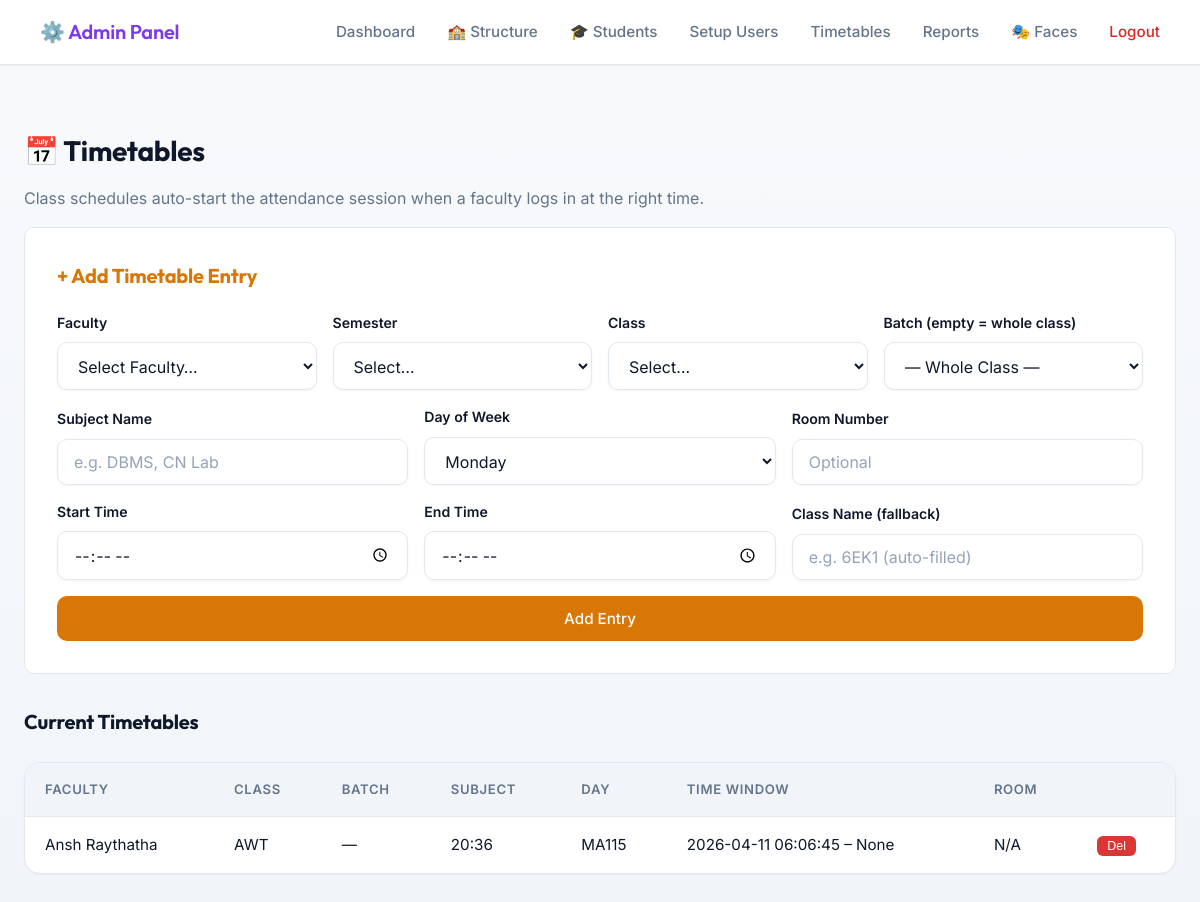
/admin/timetables (signed in), run on an earlier commit of the app's database.
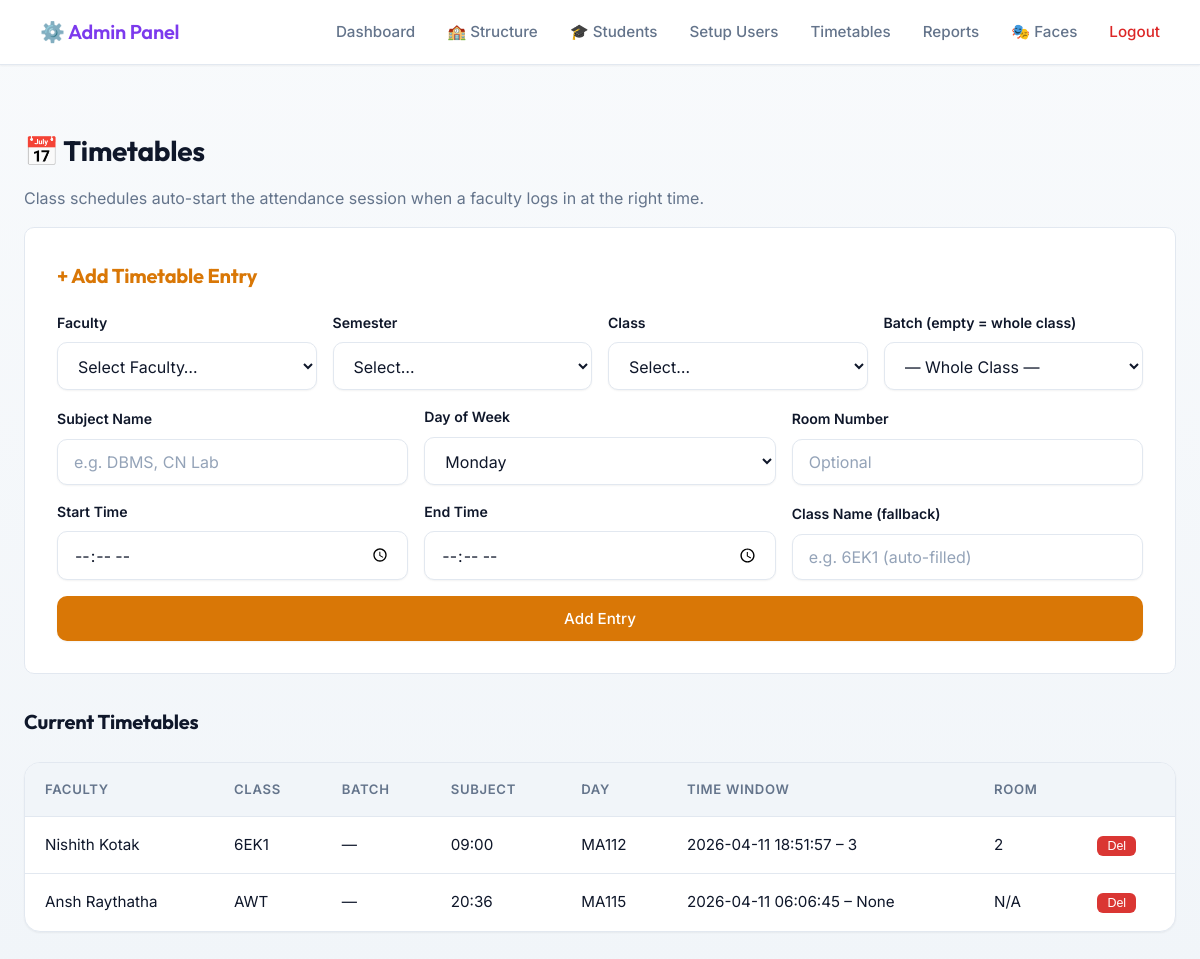
And on a later commit of the database.
### tables this page shows
CREATE TABLE timetables (
                id INTEGER PRIMARY KEY AUTOINCREMENT,
                faculty_id INTEGER NOT NULL,
                class_name TEXT NOT NULL,
                day_of_week TEXT NOT NULL,
                start_time TEXT NOT NULL,
                end_time TEXT NOT NULL,
                room_number TEXT,
                created_at TIMESTAMP DEFAULT CURRENT_TIMESTAMP, class_id INTEGER, batch_id INTEGER, subject_name TEXT,
                FOREIGN KEY (faculty_id) REFERENCES faculties(id)
            );

CREATE TABLE faculties (
                id INTEGER PRIMARY KEY AUTOINCREMENT,
                name TEXT NOT NULL,
                email TEXT UNIQUE NOT NULL,
                department TEXT NOT NULL,
                passcode_hash TEXT NOT NULL,
                created_at TIMESTAMP DEFAULT CURRENT_TIMESTAMP,
                is_active BOOLEAN DEFAULT 1
            );

### app.py (the view)
    def wrap(*args, **kwargs):
        if not session.get("admin_logged_in"):
            return redirect(url_for("admin_login"))
        return f(*args, **kwargs)

### app.py (called while the page is built)
def get_db():
    return Database()

def admin_required(f):
    def wrap(*args, **kwargs):
        if not session.get("admin_logged_in"):
            return redirect(url_for("admin_login"))
        return f(*args, **kwargs)
    wrap.__name__ = f.__name__
    return wrap

### database.py (called while the page is built)
    def connect(self):
        self.conn   = sqlite3.connect(DB_PATH)
        self.conn.row_factory = sqlite3.Row
        self.cursor = self.conn.cursor()

    def disconnect(self):
        if self.conn:
            self.conn.close()
            self.conn   = None
            self.cursor = None

    def _add_column_if_missing(self, table, column, col_type):
        try:
            self.cursor.execute(f"ALTER TABLE {table} ADD COLUMN {column} {col_type}")
        except sqlite3.OperationalError:
            pass  # Column already exists

    def get_all_faculties(self):
        self.connect()
        self.cursor.execute('SELECT * FROM faculties WHERE is_active = 1')
        r = self.cursor.fetchall(); self.disconnect(); return r

    def get_all_semesters(self):
        self.connect()
        self.cursor.execute('SELECT * FROM semesters ORDER BY number')
        r = self.cursor.fetchall(); self.disconnect(); return r

    def get_all_batches(self):
        self.connect()
        self.cursor.execute('''
            SELECT b.id, b.class_id, b.name, c.name as class_name, s.number as semester
            FROM batches b
            JOIN classes c ON b.class_id = c.id
            JOIN semesters s ON c.semester_id = s.id
            ORDER BY s.number, c.name, b.name
        ''')
        r = self.cursor.fetchall(); self.disconnect(); return r

    def get_all_timetables(self):
        self.connect()
        self.cursor.execute('''
            SELECT t.*, f.name as faculty_name
            FROM timetables t
            JOIN faculties f ON t.faculty_id = f.id
            ORDER BY t.day_of_week, t.start_time
        ''')
        r = self.cursor.fetchall(); self.disconnect(); return r

### templates/admin_timetables.html (shortened to what this page needs)
{% extends "admin_base.html" %}
{% block content %}
<div style="margin-top:1.5rem;">
    <h2>📅 Timetables</h2>
    <p style="color:var(--text-muted);">Class schedules auto-start the attendance session when a faculty logs in at the right time.</p>
</div>
<div style="background:var(--bg-card); padding:2rem; border-radius:var(--radius-md); border:1px solid var(--border-color); margin-bottom:2rem;">
    <h3 style="color:var(--accent-gold); margin-bottom:1.2rem;">+ Add Timetable Entry</h3>
    <form id="ttForm">
        <div style="display:grid; grid-template-columns:1fr 1fr 1fr 1fr; gap:1rem; margin-bottom:1rem; align-items:end;">
            <div class="form-group" style="margin:0;">
                <label>Faculty</label>
                <select id="t_faculty" required>
                    <option value="" disabled selected>Select Faculty…</option>
                </select>
            </div>
            <div class="form-group" style="margin:0;">
                <label>Semester</label>
                <select id="t_sem" onchange="loadTTClasses(this.value)">
                    <option value="">Select…</option>
                </select>
            </div>
            <div class="form-group" style="margin:0;">
                <label>Class</label>
                <select id="t_class_id" onchange="loadTTBatches(this.value)">
                    <option value="">Select…</option>
                </select>
            </div>
            <div class="form-group" style="margin:0;">
                <label>Batch (empty = whole class)</label>
                <select id="t_batch_id">
                    <option value="">— Whole Class —</option>
                </select>
            </div>
        </div>
        <div class="tt-grid" style="margin-bottom:1rem;">
            <div class="form-group" style="margin:0;">
                <label>Subject Name</label>
                <input type="text" id="t_subject" placeholder="e.g. DBMS, CN Lab">
            </div>
            <div class="form-group" style="margin:0;">
                <label>Day of Week</label>
                <select id="t_day" required>
                    {% for d in ["Monday","Tuesday","Wednesday","Thursday","Friday","Saturday","Sunday"] %}
                    <option value="{{ d }}">{{ d }}</option>
                    {% endfor %}
                </select>
            </div>
            <div class="form-group" style="margin:0;">
                <label>Room Number</label>
                <input type="text" id="t_room" placeholder="Optional">
            </div>
            <div class="form-group" style="margin:0;">
                <label>Start Time</label>
                <input type="time" id="t_start" required>
            </div>
            <div class="form-group" style="margin:0;">
                <label>End Time</label>
                <input type="time" id="t_end" required>
            </div>
            <div class="form-group" style="margin:0;">
                <label>Class Name (fallback)</label>
                <input type="text" id="t_class_name" placeholder="e.g. 6EK1 (auto-filled)">
            </div>
        </div>
        <button type="submit" class="btn btn-primary" style="background:var(--accent-gold);">Add Entry</button>
    </form>
</div>
<h3>Current Timetables</h3>
<div class="table-container">
<table>
    <thead>
        <tr>
            <th>Faculty</th><th>Class</th><th>Batch</th><th>Subject</th>
            <th>Day</th><th>Time Window</th><th>Room</th><th></th>
        </tr>
    </thead>
    <tbody>
        {% for t in timetables %}
        <tr id="ttrow-{{ t.id }}">
            <td>{{ t.faculty_name }}</td>
            <td>{{ t.class_name }}</td>
            <td>{{ t.batch or '—' }}</td>
            <td>{{ t.subject or '—' }}</td>
            <td>{{ t.day }}</td>
            <td>{{ t.start }} – {{ t.end }}</td>
            <td>{{ t.room or 'N/A' }}</td>
            <td>
                <button style="background:#da3633;color:#fff;border:none;border-radius:6px;padding:3px 10px;font-size:0.78rem;cursor:pointer;"
                    onclick="deleteTT({{ t.id }})">Del</button>
            </td>
        </tr>
        {% else %}
        <tr><td colspan="8" style="text-align:center;color:var(--text-muted);">No timetables yet.</td></tr>
        {% endfor %}
    </tbody>
</table>
</div>
{% endblock %}

### templates/admin_base.html (shortened to what this page needs)
<!DOCTYPE html>
<html lang="en">
<head>
    <link rel="stylesheet" href="{{ url_for('static', filename='css/styles.css') }}">
</head>
<body>
    <nav class="navbar">
        <div class="nav-brand" style="font-size: 1.25rem; font-weight: 600; color: var(--accent-purple);">
            ⚙️ Admin Panel
        </div>
        <div class="nav-links">
            <a href="{{ url_for('admin_dashboard') }}">Dashboard</a>
            <a href="{{ url_for('admin_structure') }}">🏫 Structure</a>
            <a href="{{ url_for('admin_students') }}">🎓 Students</a>
            <a href="{{ url_for('admin_setup') }}">Setup Users</a>
            <a href="{{ url_for('admin_timetables') }}">Timetables</a>
            <a href="{{ url_for('admin_reports') }}">Reports</a>
            <a href="{{ url_for('admin_faces') }}">🎭 Faces</a>
            <a href="{{ url_for('admin_logout') }}" style="color: var(--accent-red); margin-left: 2rem;">Logout</a>
        </div>
    </nav>
    <div class="container">
        {% block content %}{% endblock %}
    </div>
</body>
</html>

### static/css/styles.css (style rules this page uses)
:root { --bg-primary: #f8fafc; --bg-color-gradient: linear-gradient(180deg, #f8fafc 0%, #f1f5f9 100%); --bg-card: #ffffff; --bg-hover: #f1f5f9; --border-color: #e2e8f0; --border-light: #cbd5e1; --text-primary: #0f172a; --text-muted: #64748b; --text-inverse: #ffffff; --accent-blue: #4f46e5; --accent-blue-hover: #4338ca; --accent-green: #059669; --accent-green-hover: #047857; --accent-red: #dc2626; --accent-red-hover: #b91c1c; --accent-purple: #7c3aed; --accent-gold: #d97706; --shadow-sm: 0 1px 2px 0 rgba(0, 0, 0, 0.05); --shadow-md: 0 4px 6px -1px rgba(0, 0, 0, 0.05), 0 2px 4px -1px rgba(0, 0, 0, 0.03); --shadow-lg: 0 10px 15px -3px rgba(0, 0, 0, 0.08), 0 4px 6px -2px rgba(0, 0, 0, 0.04); --radius-md: 10px; --radius-lg: 16px; --radius-full: 9999px; --transition-fast: 0.15s ease-in-out; --transition-smooth: 0.3s cubic-bezier(0.4, 0, 0.2, 1); }
* { box-sizing: border-box; margin: 0; padding: 0; }
body { font-family: 'Inter', system-ui, -apple-system, sans-serif; background-color: var(--bg-primary); background-image: var(--bg-color-gradient); background-attachment: fixed; color: var(--text-primary); line-height: 1.6; min-height: 100vh; display: flex; flex-direction: column; -webkit-font-smoothing: antialiased; -moz-osx-font-smoothing: grayscale; }
h1, h2, h3, h4, .nav-brand { font-family: 'Outfit', 'Inter', sans-serif; font-weight: 700; letter-spacing: -0.01em; color: var(--text-primary); margin-bottom: 0.75rem; }
h2 { font-size: 1.75rem; }
h3 { font-size: 1.25rem; }
p { margin-bottom: 1rem; color: var(--text-muted); }
.container { max-width: 1200px; margin: 0 auto; padding: 2.5rem 1.5rem; width: 100%; animation: fadeIn 0.4s ease-out; }
.navbar { background: var(--bg-card); border-bottom: 1px solid var(--border-color); padding: 1rem 2.5rem; display: flex; justify-content: space-between; align-items: center; position: sticky; top: 0; z-index: 50; box-shadow: var(--shadow-sm); }
.nav-brand { margin-bottom: 0; }
.nav-links { display: flex; align-items: center; flex-wrap: wrap; }
.nav-links a, .nav-links span { color: var(--text-muted); text-decoration: none; margin-left: 2rem; font-weight: 500; font-size: 0.95rem; transition: var(--transition-fast); }
.nav-links a[style*="color: #da3633"], .nav-links a[style*="color: var(--accent-red)"] { color: var(--accent-red) !important; }
.form-group { margin-bottom: 1.5rem; }
label { display: block; margin-bottom: 0.5rem; font-weight: 600; font-size: 0.88rem; color: var(--text-primary); }
input, select { width: 100%; padding: 0.75rem 1rem; background: #ffffff; border: 1px solid var(--border-color); border-radius: var(--radius-md); color: var(--text-primary); font-family: inherit; font-size: 1rem; box-shadow: var(--shadow-sm); transition: all var(--transition-fast); }
input::placeholder, select::placeholder { color: #94a3b8; }
.btn { display: inline-block; padding: 0.75rem 1.5rem; border: 1px solid transparent; border-radius: var(--radius-md); font-family: inherit; font-weight: 500; font-size: 0.95rem; cursor: pointer; text-align: center; transition: all var(--transition-fast); color: var(--text-inverse); text-decoration: none; width: 100%; box-shadow: var(--shadow-sm); display: flex; align-items: center; justify-content: center; gap: 0.5rem; }
.btn-primary { background: var(--accent-blue); }
.table-container { background: var(--bg-card); border-radius: var(--radius-lg); border: 1px solid var(--border-color); overflow-x: auto; margin-top: 1.5rem; box-shadow: var(--shadow-sm); -webkit-overflow-scrolling: touch; }
table { width: 100%; border-collapse: collapse; min-width: 600px; }
th, td { padding: 1rem 1.25rem; text-align: left; border-bottom: 1px solid var(--border-color); font-size: 0.95rem; color: var(--text-primary); }
th { background: var(--bg-hover); color: var(--text-muted); font-weight: 600; font-size: 0.82rem; text-transform: uppercase; letter-spacing: 0.05em; white-space: nowrap; }
tr { transition: background var(--transition-fast); }
tr:last-child td { border-bottom: none; }

### templates/admin_timetables.html (style rules this page uses)
.tt-grid { display:grid; grid-template-columns:repeat(3,1fr); gap:1rem; align-items:end; }

What changed in the data, as far as the page shows it:
added timetables: faculty_name "Nishith Kotak", class_name "6EK1", batch "—", end_time "09:00", day "MA112", start "2026-04-11 18:51:57", end "3", room "2"
